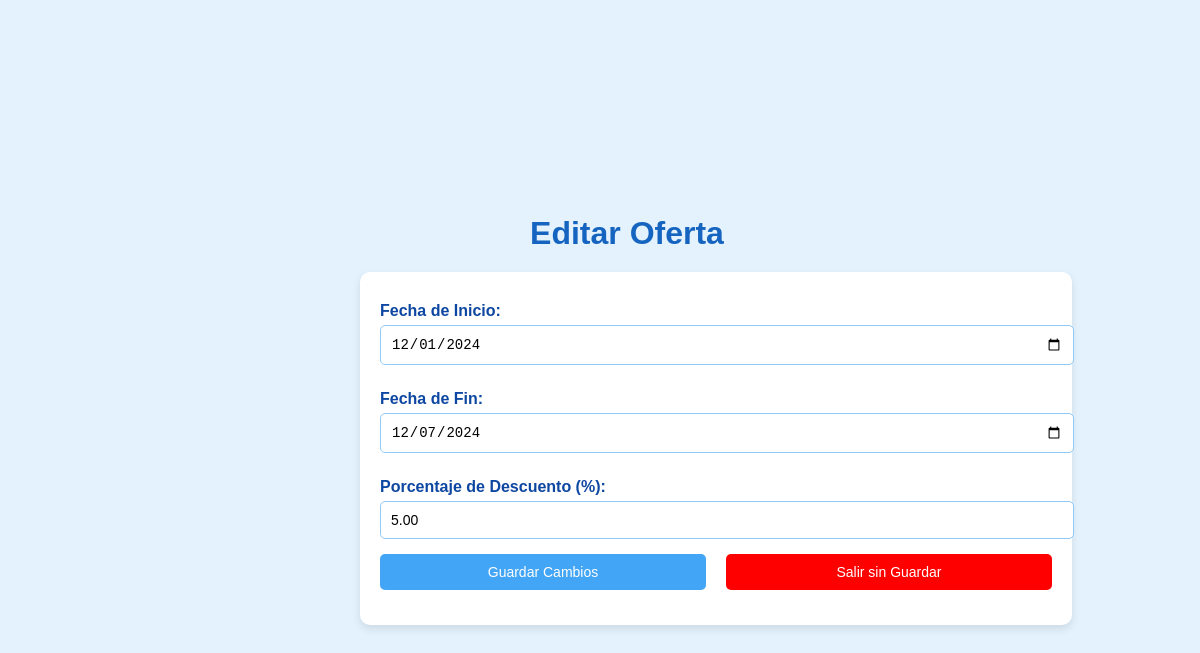
Screenshot of /src/editar_Oferta.php?id=3 with the database file from the repository.
### tables this page shows
CREATE TABLE `Ofertas` (
  `idOferta` int NOT NULL,
  `idMedicamento` int DEFAULT NULL,
  `FechaInicio` date NOT NULL,
  `FechaFin` date NOT NULL,
  `PorcentajeDescuento` decimal(5,2) NOT NULL,
  `estatus` enum('Activo','Inactivo') NOT NULL DEFAULT 'Activo'
);

### src/editar_Oferta.php (the view, shortened to what this page needs)
<?php
$host = 'db';
$dbname = 'FARMACIA';
$username = 'user';
$password = 'user_password';
try {
    $pdo = new PDO("mysql:host=$host;dbname=$dbname;charset=utf8", $username, $password);
    $pdo->setAttribute(PDO::ATTR_ERRMODE, PDO::ERRMODE_EXCEPTION);
} catch (PDOException $e) {
    die("Error en la conexión: " . $e->getMessage());
}
if (isset($_GET['id'])) {
    $idOferta = intval($_GET['id']);
    $query = "SELECT * FROM Ofertas WHERE idOferta = :id";
    $stmt = $pdo->prepare($query);
    $stmt->bindParam(':id', $idOferta, PDO::PARAM_INT);
    $stmt->execute();
    $oferta = $stmt->fetch(PDO::FETCH_ASSOC);
} else {
    die("ID de Oferta no especificado.");
}
?>
<!DOCTYPE html>
<html lang="es">
<head>
    <link rel="stylesheet" type="text/css" href="styleEditar.css">
</head>
<body>
    <h1>Editar Oferta</h1>
    <form method="POST">
        <label for="fecha_inicio">Fecha de Inicio:</label>
        <input type="date" name="fecha_inicio" value="<?php echo htmlspecialchars($oferta['FechaInicio']); ?>" required>
        <label for="fecha_fin">Fecha de Fin:</label>
        <input type="date" name="fecha_fin" value="<?php echo htmlspecialchars($oferta['FechaFin']); ?>" required>
        <label for="porcentaje_descuento">Porcentaje de Descuento (%):</label>
        <input type="number" step="0.01" name="porcentaje_descuento" value="<?php echo htmlspecialchars($oferta['PorcentajeDescuento']); ?>" required>
        <div class="form-container">
        <div>
        <button class="act" type="submit">Guardar Cambios</button>
        </div>
        <div>
        <button class="exit-button" type="button" onclick="window.location.href='MostraOfertasComiciones.php'">Salir sin Guardar</button>
        </div></div>
    </form>
</body>
</html>

### src/styleEditar.css (style rules this page uses)
h1 { text-align: center; color: #1565c0; margin-top: 20px; margin-bottom: 20px; margin-left: 4.5cm; }
body { font-family: Arial, sans-serif; background-color: #e3f2fd; margin: 0; padding: 0; display: flex; justify-content: center; align-items: flex-start; height: 100vh; flex-direction: column; padding-top: 10px; padding-left: 30%; }
form { background-color: #ffffff; border-radius: 10px; padding: 20px; width: 80%; max-width: 700px; box-shadow: 0 4px 8px rgba(0, 0, 0, 0.1); }
label { font-weight: bold; color: #0d47a1; display: block; margin-bottom: 5px; margin-top: 10px; }
input, select, button { width: 100%; padding: 10px; margin-bottom: 15px; border: 1px solid #90caf9; border-radius: 5px; font-size: 14px; }
button { border: none; color: white; padding: 10px 20px; border-radius: 5px; cursor: pointer; font-size: 14px; }
.act { background-color: #42a5f5; }
.exit-button { background-color: red; }
.form-container { display: grid; grid-template-columns: 1fr 1fr; gap: 20px; }

### rows the page displays
ofertas: fecha_inicio "12/01/2024", fecha_fin "12/07/2024", porcentaje_descuento "5.00"
